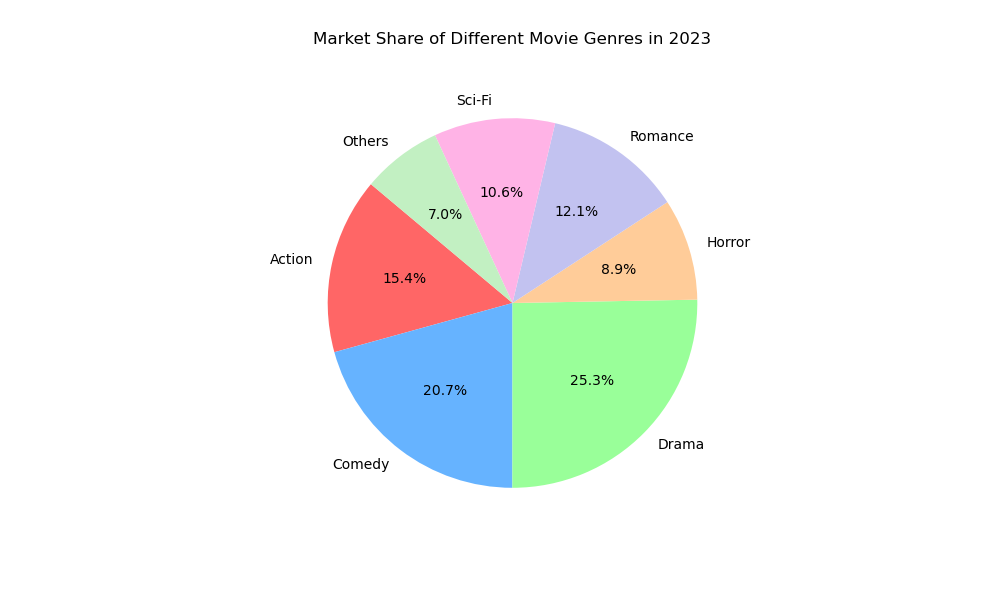

Python code for this plot:

import matplotlib.pyplot as plt

# Data points
genres = ['Action', 'Comedy', 'Drama', 'Horror', 'Romance', 'Sci-Fi', 'Others']
market_share = [15.4, 20.7, 25.3, 8.9, 12.1, 10.6, 7.0]

# Colors using hexadecimal color codes
colors = ['#ff6666', '#66b3ff', '#99ff99', '#ffcc99', '#c2c2f0', '#ffb3e6', '#c2f0c2']

# Plotting the pie chart
plt.figure(figsize=(10, 6))  # Width and height of the chart
plt.pie(market_share, labels=genres, colors=colors, autopct='%1.1f%%', startangle=140)

# Title of the chart
plt.title('Market Share of Different Movie Genres in 2023', pad=20)

# Display the chart
plt.show()
